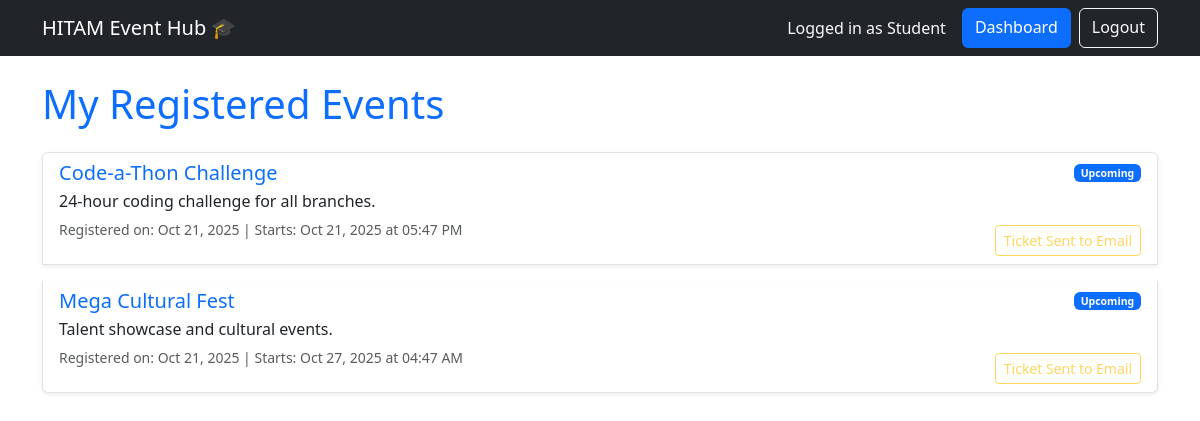
The page /my_registrations (signed in) on the database its author committed.
### app.py (models this page shows)
class Event(db.Model):
    id = db.Column(db.Integer, primary_key=True)
    title = db.Column(db.String(100), nullable=False)
    description = db.Column(db.Text, nullable=False)
    start_datetime = db.Column(db.DateTime, nullable=False)
    end_datetime = db.Column(db.DateTime, nullable=False)
    venue_id = db.Column(db.Integer, db.ForeignKey('venue.id'))
    organizer_id = db.Column(db.Integer, db.ForeignKey('user.id'))
    status = db.Column(db.String(20), default='pending')

### app.py (the view)
@app.route('/my_registrations')
@role_required(roles=['student'])
def my_registrations():
    user_id = session['user_id']
    registrations = EventRegistration.query.filter_by(user_id=user_id).all()
    registered_events = []
    for reg in registrations:
        event = Event.query.get(reg.event_id)
        if event:
            event.dynamic_status = get_event_status(event)
            event.registration_date = reg.registration_time.strftime('%b %d, %Y')
            event.has_feedback = Feedback.query.filter_by(event_id=event.id, user_id=user_id).first() is not None
            registered_events.append(event)
    return render_template('my_registrations.html', events=registered_events)

### app.py (called while the page is built)
def get_event_status(event):
    now = datetime.now()
    if event.start_datetime <= now and event.end_datetime >= now:
        return 'Ongoing'
    elif event.start_datetime > now:
        return 'Upcoming'
    else:
        return 'Done'

def login_required(f):
    @wraps(f)
    def decorated_function(*args, **kwargs):
        if 'user_id' not in session:
            flash('Please log in to access this page.', 'warning')
            return redirect(url_for('login'))
        return f(*args, **kwargs)
    return decorated_function

def role_required(roles):
    def decorator(f):
        @wraps(f)
        @login_required
        def decorated_function(*args, **kwargs):
            if session.get('role') not in roles:
                flash(f'Access denied. Required roles: {", ".join(roles)}', 'danger')
                return redirect(url_for('dashboard'))
            return f(*args, **kwargs)
        return decorated_function
    return decorator

### templates/my_registrations.html
{% extends "base.html" %}
{% block content %}
<h1 class="mb-4 text-primary">My Registered Events</h1>
{% if events %}
<div class="list-group">
    {% for event in events %}
    <a href="#" class="list-group-item list-group-item-action flex-column align-items-start mb-3 shadow-sm">
        <div class="d-flex w-100 justify-content-between">
            <h5 class="mb-1 text-primary">{{ event.title }}</h5>
            <small class="text-muted">
                <span class="badge bg-{{ 'success' if event.dynamic_status == 'Ongoing' else 'primary' if event.dynamic_status == 'Upcoming' else 'danger' }}">
                    {{ event.dynamic_status }}
                </span>
            </small>
        </div>
        <p class="mb-1">{{ event.description|truncate(100) }}</p>
        <small class="text-muted">
            Registered on: {{ event.registration_date }}
            | Starts: {{ event.start_datetime.strftime('%b %d, %Y at %I:%M %p') }}
        </small>
        {% if event.dynamic_status == 'Upcoming' %}
            <button class="btn btn-sm btn-outline-warning float-end mt-2" disabled>Ticket Sent to Email</button>
        {% endif %}
    </a>
    {% endfor %}
</div>
{% else %}
<div class="alert alert-info" role="alert">
    You have not registered for any events yet. Head back to the <a href="{{ url_for('index') }}">Campus Dashboard</a> to find events!
</div>
{% endif %}
{% endblock %}

### rows shown on the page
Event: title "Code-a-Thon Challenge", dynamic_status "Upcoming", description "24-hour coding challenge for all branches.", registration_date "Oct 21, 2025", start_datetime "Oct 21, 2025 at 05:47 PM"
Event: title "Mega Cultural Fest", dynamic_status "Upcoming", description "Talent showcase and cultural events.", registration_date "Oct 21, 2025", start_datetime "Oct 27, 2025 at 04:47 AM"

### other values the page prints
{{ session.get('role').capitalize() }} "Student"
